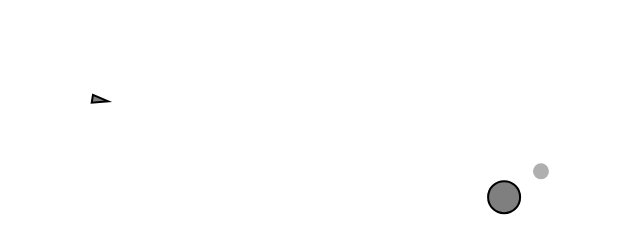
Frame 1 (no input)
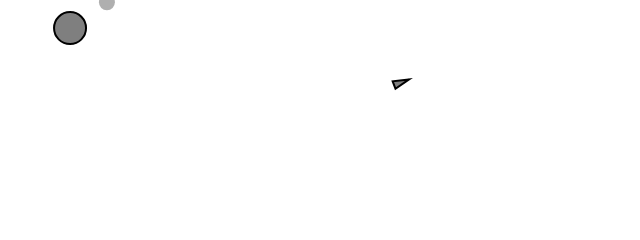
Frame 60 (no input)
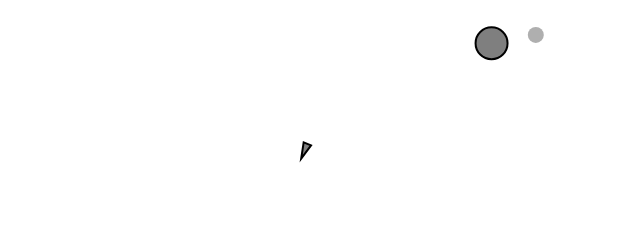
Frame 120 (the mouse pressed at the canvas centre since frame 60)

The p5.js sketch that drew these frames (run headless with seeded random() and noise() and a simulated clock; from frame 60 on, the mouse is pressed at the canvas centre):

// p5.js sketch
// ── sketch.js
// More Steering Behaviors! (Pursue)
// The Nature of Code
// The Coding Train / Daniel Shiffman
// https://youtu.be/Q4MU7pkDYmQ
// https://thecodingtrain.com/learning/nature-of-code/5.3-flee-pursue-evade.html

// Flee: https://editor.p5js.org/codingtrain/sketches/v-VoQtETO
// Pursue: https://editor.p5js.org/codingtrain/sketches/Lx3PJMq4m
// Evade: https://editor.p5js.org/codingtrain/sketches/X3ph02Byx
// Pursue Bouncing Ball: https://editor.p5js.org/codingtrain/sketches/itlyDq3ZB
// Pursue Wander: https://editor.p5js.org/codingtrain/sketches/EEnmY04lt
// Pursue Slider Prediction: https://editor.p5js.org/codingtrain/sketches/l7MgPpTUB

let pursuer;
let target;

function setup() {
  createCanvas(640, 240);
  pursuer = new Vehicle(100, 100);
  target = new Target(500, 200);
  background(255);
}

function draw() {
  background(255);

  let steering = pursuer.pursue(target);
  pursuer.applyForce(steering);

  let d = p5.Vector.dist(pursuer.pos, target.pos);
  if (d < pursuer.r + target.r) {
    target = new Target(random(width), random(height));
    pursuer.pos.set(width / 2, height / 2);
  }
  //noLoop();

  pursuer.update();
  pursuer.show();

  target.edges();
  target.update();
  target.show();
}

// ── vehicle.js
// More Steering Behaviors! (Pursue)
// The Nature of Code
// The Coding Train / Daniel Shiffman
// https://youtu.be/Q4MU7pkDYmQ
// https://thecodingtrain.com/learning/nature-of-code/5.3-flee-pursue-evade.html

// Flee: https://editor.p5js.org/codingtrain/sketches/v-VoQtETO
// Pursue: https://editor.p5js.org/codingtrain/sketches/Lx3PJMq4m
// Evade: https://editor.p5js.org/codingtrain/sketches/X3ph02Byx
// Pursue Bouncing Ball: https://editor.p5js.org/codingtrain/sketches/itlyDq3ZB
// Pursue Wander: https://editor.p5js.org/codingtrain/sketches/EEnmY04lt
// Pursue Slider Prediction: https://editor.p5js.org/codingtrain/sketches/l7MgPpTUB

class Vehicle {
  constructor(x, y) {
    this.pos = createVector(x, y);
    this.vel = createVector(0, 0);
    this.acc = createVector(0, 0);
    this.maxSpeed = 8;
    this.maxForce = 0.25;
    this.r = 8;
  }

  evade(vehicle) {
    let pursuit = this.pursue(vehicle);
    pursuit.mult(-1);
    return pursuit;
  }

  pursue(vehicle) {
    let target = vehicle.pos.copy();
    let prediction = vehicle.vel.copy();
    prediction.mult(10);
    target.add(prediction);
    fill(175);
    noStroke();
    circle(target.x, target.y, 16);
    return this.seek(target);
  }

  flee(target) {
    return this.seek(target).mult(-1);
  }

  seek(target) {
    let force = p5.Vector.sub(target, this.pos);
    force.setMag(this.maxSpeed);
    force.sub(this.vel);
    force.limit(this.maxForce);
    return force;
  }

  applyForce(force) {
    this.acc.add(force);
  }

  update() {
    this.vel.add(this.acc);
    this.vel.limit(this.maxSpeed);
    this.pos.add(this.vel);
    this.acc.set(0, 0);
  }

  show() {
    stroke(0);
    strokeWeight(2);
    fill(127);
    push();
    translate(this.pos.x, this.pos.y);
    rotate(this.vel.heading());
    triangle(-this.r, -this.r / 2, -this.r, this.r / 2, this.r, 0);
    pop();
  }

  edges() {
    if (this.pos.x > width + this.r) {
      this.pos.x = -this.r;
    } else if (this.pos.x < -this.r) {
      this.pos.x = width + this.r;
    }
    if (this.pos.y > height + this.r) {
      this.pos.y = -this.r;
    } else if (this.pos.y < -this.r) {
      this.pos.y = height + this.r;
    }
  }
}

class Target extends Vehicle {
  constructor(x, y) {
    super(x, y);
    this.r = 16;
    this.vel = p5.Vector.random2D();
    this.vel.mult(5);
  }

  show() {
    stroke(0);
    strokeWeight(2);
    fill(127);
    push();
    translate(this.pos.x, this.pos.y);
    circle(0, 0, this.r * 2);
    pop();
  }
}
